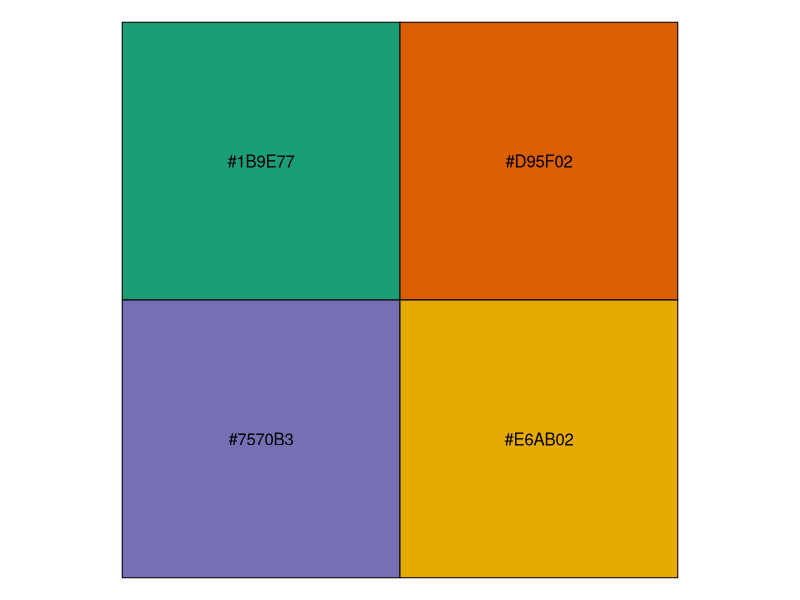

Write the R code that produced this figure. (Note: this script raises an error after producing the figure.)
# Gina, derived from lydia
# make manuscript figs
# created 5/21/2020
# updated 5/27/2020 (colors)

library(dplyr)
library(readr)
library(ggplot2)
library(ggrepel)

# fig settings ------------------------------------------------------------



mylegendtheme <- theme(legend.position = c(0.1, 0.9),
                       legend.justification = c(0,1),
                       legend.background = element_rect(color = "black"))

myaxistexttheme <- theme(axis.text = element_text(size = rel(1.2)),
                         legend.text = element_text(size = rel(1.3)),
                         axis.title = element_text(size = rel(1.3)),
                         strip.text = element_text(size = rel(1.3)))


p_green <- "#619B44"
p_blue <- "#46B2B5"
p_pink <- "#DC1A64"
p_orange <- "#FFA726"
p_yellow <- "#FFC000"
p_gray <- "#E7E6E6"


mycols <- c("#1B9E77", "#D95F02", "#7570B3", "#E6AB02")
scales::show_col(mycols)
theme_set(theme_bw())


cctrtpal <- c("lightsalmon4", "darkolivegreen3")

# data --------------------------------------------------------------------

site_scores <- 
  read_csv("01_stats-nmds/st_nmds-site.csv") %>% 
  mutate(
    site = recode(
      site,
      "Boyd" = "Central",
      "Funcke" = "West",
      "Stout" = "East"
    ),
    site = factor(site, levels = c("West", "Central", "East")),
    crop_sys = str_to_title(sys_trt),
    cc_trt = recode(cc_trt, 
                    "no" = "None",
                    "rye" = "Winter Rye"))

spp_scores  <- read_csv("01_stats-nmds/st_nmds-spp.csv")

site_hull <- 
  read_csv("01_stats-nmds/st_nmds-site-hulls.csv") %>%
  mutate(
    site = recode(
      site,
      "Boyd" = "Central",
      "Funcke" = "West",
      "Stout" = "East"
    ),
    site = factor(site, levels = c("West", "Central", "East")),
    crop_sys = str_to_title(sys_trt),
    cc_trt = recode(cc_trt, 
                         "no" = "None",
                         "rye" = "Winter Rye"))


# figure ------------------------------------------------------------------

ggplot() +
  # geom_point(data = site_scores, 
  #            aes(x = NMDS1, 
  #                y = NMDS2, 
  #                #color = cc_trt, 
  #                shape = crop_sys
  #                ), 
  #            size = 2, 
  #            alpha = 1) +
  geom_polygon(data = site_hull, 
               aes(x = NMDS1, 
                   y = NMDS2,
                   color = crop_sys,
                   fill = cc_trt),
               size = 2,
               alpha = 0.8) + 
  geom_text_repel(data = spp_scores, 
                  aes(x = NMDS1, 
                      y = NMDS2, 
                      label = speciesID), 
                  alpha = 0.5,
                  size = 3) + # Species as text - better!
  #geom_hline(yintercept = 0, lty = 2) +
  #geom_vline(xintercept = 0, lty = 2) +
  facet_grid(.~site) +
  # -- the following stuff is for aesthetic purposes --
  scale_color_manual(values = c("Silage" = "black",
                                "gray50")) +
  scale_fill_manual(values = c("None" = p_blue, 
                               p_yellow)) +
  labs(color = NULL, shape = NULL, fill = NULL) +
  #guides(fill = FALSE) +
  theme(legend.direction  = "horizontal",
        legend.position = "bottom",
        legend.background = element_rect(color = "black"),
        strip.text        = element_text(size = rel(1.2)),
        legend.text       = element_text(size = rel(1.2)),
        legend.title      = element_text(size = rel(1.2)),
        axis.title        = element_text(size = rel(1.2)),
        axis.text         = element_text(size = rel(1.2))) + 
  facet_wrap(~site)

ggsave("02_make-figs/figs/fig2_nmds.png")
